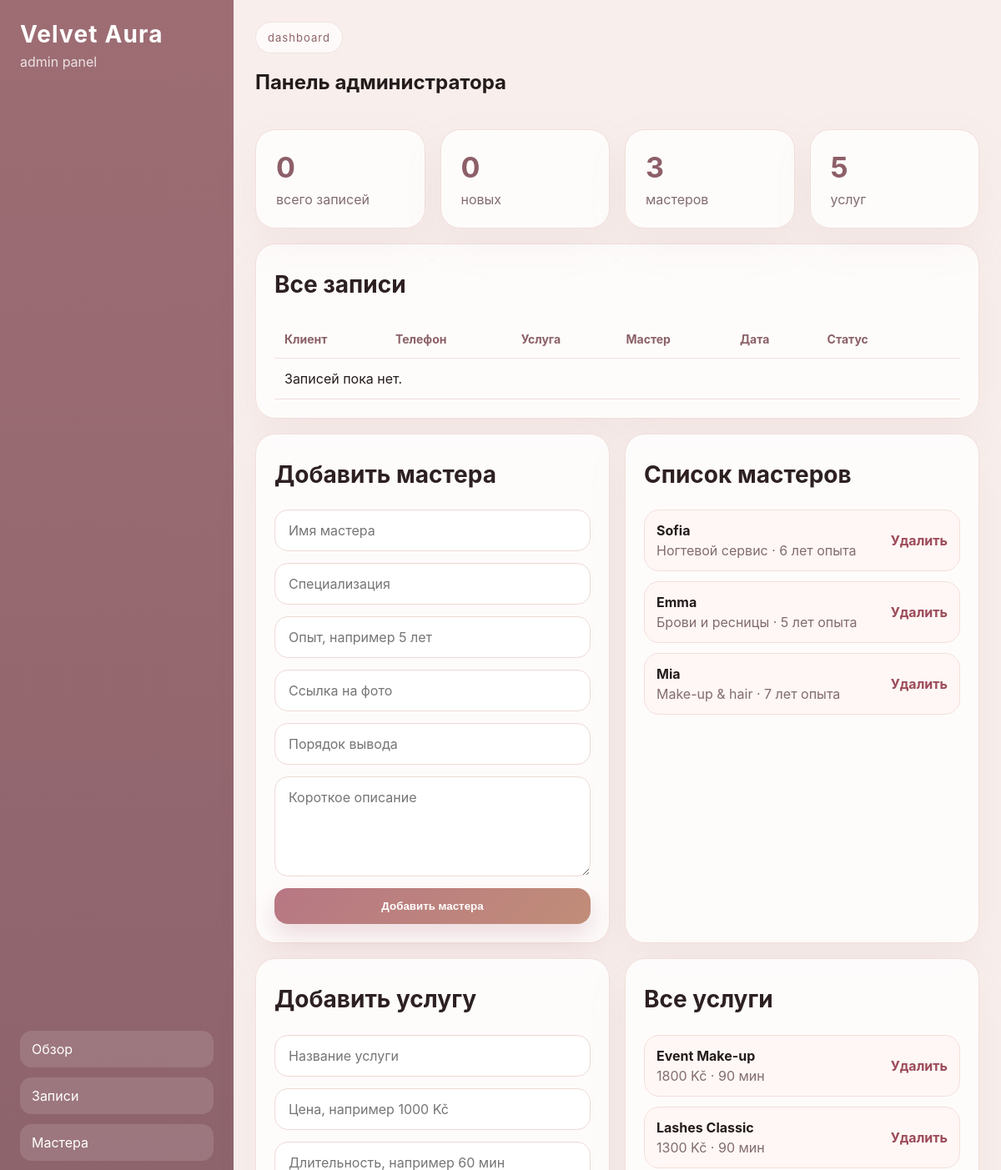
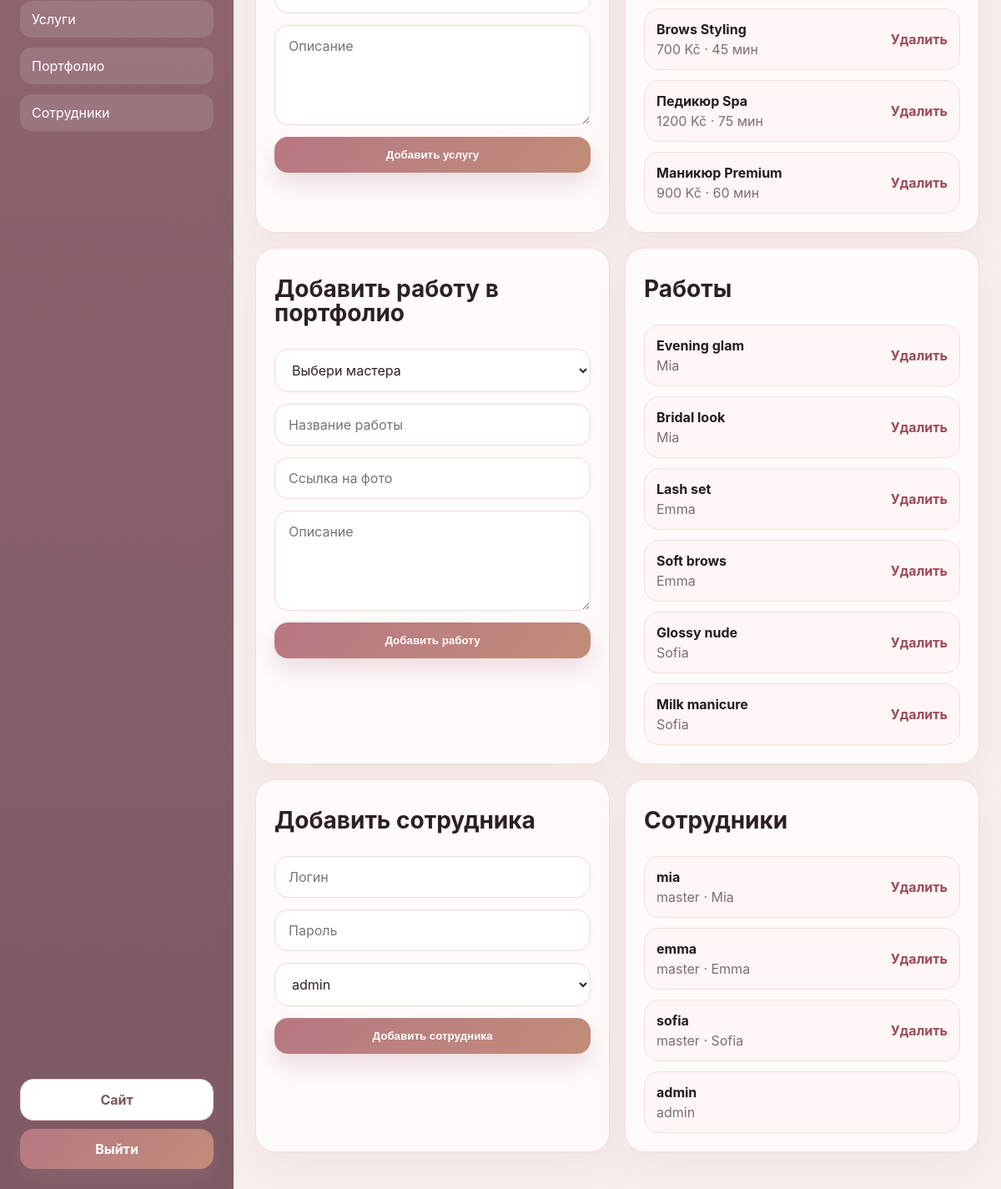
The app's page /dashboard (signed in) with its own data (2 pictures, top to bottom).
### tables this page shows
CREATE TABLE masters (
        id INTEGER PRIMARY KEY AUTOINCREMENT,
        name TEXT NOT NULL,
        specialty TEXT NOT NULL,
        bio TEXT,
        photo_url TEXT,
        experience TEXT,
        sort_order INTEGER DEFAULT 0
    );

CREATE TABLE services (
        id INTEGER PRIMARY KEY AUTOINCREMENT,
        name TEXT NOT NULL,
        price TEXT NOT NULL,
        duration TEXT NOT NULL,
        description TEXT
    );

CREATE TABLE portfolio (
        id INTEGER PRIMARY KEY AUTOINCREMENT,
        master_id INTEGER,
        title TEXT NOT NULL,
        image_url TEXT NOT NULL,
        description TEXT,
        FOREIGN KEY(master_id) REFERENCES masters(id)
    );

CREATE TABLE users (
        id INTEGER PRIMARY KEY AUTOINCREMENT,
        username TEXT UNIQUE,
        password TEXT,
        role TEXT,
        master_id INTEGER
    );

### app.py (the view, shortened to what this page needs)
@app.route("/dashboard")
def dashboard():
    if "role" not in session:
        return redirect("/login")
    conn = connect()
    if session["role"] == "admin":
        bookings = conn.execute("""
            SELECT bookings.*, masters.name AS master_name, services.name AS service_name, services.price
            FROM bookings
            JOIN masters ON masters.id = bookings.master_id
            JOIN services ON services.id = bookings.service_id
            ORDER BY bookings.date, bookings.time
        """).fetchall()
        masters = conn.execute("SELECT * FROM masters ORDER BY sort_order, id").fetchall()
        services = conn.execute("SELECT * FROM services ORDER BY id DESC").fetchall()
        users = conn.execute("""
            SELECT users.*, masters.name AS master_name
            FROM users
            LEFT JOIN masters ON masters.id = users.master_id
            ORDER BY users.id DESC
        """).fetchall()
        portfolio = conn.execute("""
            SELECT portfolio.*, masters.name AS master_name
            FROM portfolio
            LEFT JOIN masters ON masters.id = portfolio.master_id
            ORDER BY portfolio.id DESC
        """).fetchall()
        stats = {
            "bookings": conn.execute("SELECT COUNT(*) FROM bookings").fetchone()[0],
            "masters": conn.execute("SELECT COUNT(*) FROM masters").fetchone()[0],
            "services": conn.execute("SELECT COUNT(*) FROM services").fetchone()[0],
            "new_bookings": conn.execute("SELECT COUNT(*) FROM bookings WHERE status = 'new'").fetchone()[0]
        }
        conn.close()
        return render_template("admin.html", bookings=bookings, masters=masters, services=services, users=users, portfolio=portfolio, stats=stats)

### templates/admin.html (shortened to what this page needs)
<!DOCTYPE html>
<html lang="ru">
<head>
    <link rel="stylesheet" href="/static/style.css">
</head>
<body class="dashboard-body">
    <div class="dashboard-shell">
        <aside class="sidebar">
            <div>
                <div class="logo">Velvet Aura</div>
                <p class="sidebar-subtitle">admin panel</p>
            </div>
            <div class="sidebar-links">
                <a href="#stats">Обзор</a>
                <a href="#bookings">Записи</a>
                <a href="#masters">Мастера</a>
                <a href="#services">Услуги</a>
                <a href="#portfolio">Портфолио</a>
                <a href="#users">Сотрудники</a>
            </div>
            <div class="sidebar-actions">
                <a href="/" class="btn btn-outline full">Сайт</a>
                <a href="/logout" class="btn full">Выйти</a>
            </div>
        </aside>
        <main class="dashboard-main">
            <section id="stats" class="admin-topbar">
                <div>
                    <span class="eyebrow">dashboard</span>
                    <h1>Панель администратора</h1>
                </div>
            </section>
            <section class="stats-grid admin-stats">
                <div class="stat-card"><strong>{{ stats.bookings }}</strong><span>всего записей</span></div>
                <div class="stat-card"><strong>{{ stats.new_bookings }}</strong><span>новых</span></div>
                <div class="stat-card"><strong>{{ stats.masters }}</strong><span>мастеров</span></div>
                <div class="stat-card"><strong>{{ stats.services }}</strong><span>услуг</span></div>
            </section>
            <section id="bookings" class="dashboard-card">
                <div class="section-head left">
                    <h2>Все записи</h2>
                </div>
                <div class="table-wrap">
                    <table>
                        <thead>
                            <tr>
                                <th>Клиент</th>
                                <th>Телефон</th>
                                <th>Услуга</th>
                                <th>Мастер</th>
                                <th>Дата</th>
                                <th>Статус</th>
                                <th></th>
                            </tr>
                        </thead>
                        <tbody>
                            {% for booking in bookings %}
                            <tr>
                                <td>{{ booking.client_name }}</td>
                                <td>{{ booking.phone }}</td>
                                <td>{{ booking.service_name }}<br><small>{{ booking.price }}</small></td>
                                <td>{{ booking.master_name }}</td>
                                <td>{{ booking.date }} {{ booking.time }}</td>
                                <td>
                                    <form action="/booking/{{ booking.id }}/status" method="POST">
                                        <select name="status" onchange="this.form.submit()">
                                            <option value="new" {% if booking.status == 'new' %}selected{% endif %}>new</option>
                                            <option value="confirmed" {% if booking.status == 'confirmed' %}selected{% endif %}>confirmed</option>
                                            <option value="done" {% if booking.status == 'done' %}selected{% endif %}>done</option>
                                            <option value="cancelled" {% if booking.status == 'cancelled' %}selected{% endif %}>cancelled</option>
                                        </select>
                                    </form>
                                </td>
                                <td><a class="delete-link" href="/delete/booking/{{ booking.id }}">Удалить</a></td>
                            </tr>
                            {% else %}
                            <tr><td colspan="7">Записей пока нет.</td></tr>
                            {% endfor %}
                        </tbody>
                    </table>
                </div>
            </section>
            <section id="masters" class="dashboard-grid">
                <div class="dashboard-card">
                    <div class="section-head left"><h2>Добавить мастера</h2></div>
                    <form action="/admin/add-master" method="POST" class="admin-form">
                        <input name="name" placeholder="Имя мастера" required>
                        <input name="specialty" placeholder="Специализация" required>
                        <input name="experience" placeholder="Опыт, например 5 лет">
                        <input name="photo_url" placeholder="Ссылка на фото">
                        <input name="sort_order" type="number" placeholder="Порядок вывода">
                        <textarea name="bio" placeholder="Короткое описание"></textarea>
                        <button class="btn full">Добавить мастера</button>
                    </form>
                </div>
                <div class="dashboard-card">
                    <div class="section-head left"><h2>Список мастеров</h2></div>
                    <div class="simple-list">
                        {% for master in masters %}
                        <div class="list-row">
                            <div>
                                <strong>{{ master.name }}</strong>
                                <p>{{ master.specialty }} · {{ master.experience }}</p>
                            </div>
                            <a class="delete-link" href="/delete/master/{{ master.id }}">Удалить</a>
                        </div>
                        {% endfor %}
                    </div>
                </div>
            </section>
            <section id="services" class="dashboard-grid">
                <div class="dashboard-card">
                    <div class="section-head left"><h2>Добавить услугу</h2></div>
                    <form action="/admin/add-service" method="POST" class="admin-form">
                        <input name="name" placeholder="Название услуги" required>
                        <input name="price" placeholder="Цена, например 1000 Kč" required>
                        <input name="duration" placeholder="Длительность, например 60 мин" required>
                        <textarea name="description" placeholder="Описание"></textarea>
                        <button class="btn full">Добавить услугу</button>
                    </form>
                </div>
                <div class="dashboard-card">
                    <div class="section-head left"><h2>Все услуги</h2></div>
                    <div class="simple-list">
                        {% for service in services %}
                        <div class="list-row">
                            <div>
                                <strong>{{ service.name }}</strong>
                                <p>{{ service.price }} · {{ service.duration }}</p>
                            </div>
                            <a class="delete-link" href="/delete/service/{{ service.id }}">Удалить</a>
                        </div>
                        {% endfor %}
                    </div>
                </div>
            </section>
            <section id="portfolio" class="dashboard-grid">
                <div class="dashboard-card">
                    <div class="section-head left"><h2>Добавить работу в портфолио</h2></div>
                    <form action="/admin/add-portfolio" method="POST" class="admin-form">
                        <select name="master_id" required>
                            <option value="">Выбери мастера</option>
                        </select>
                        <input name="title" placeholder="Название работы" required>
                        <input name="image_url" placeholder="Ссылка на фото" required>
                        <textarea name="description" placeholder="Описание"></textarea>
                        <button class="btn full">Добавить работу</button>
                    </form>
                </div>
                <div class="dashboard-card">
                    <div class="section-head left"><h2>Работы</h2></div>
                    <div class="simple-list">
                        {% for item in portfolio %}
                        <div class="list-row">
                            <div>
                                <strong>{{ item.title }}</strong>
                                <p>{{ item.master_name }}</p>
                            </div>
                            <a class="delete-link" href="/delete/portfolio/{{ item.id }}">Удалить</a>
                        </div>
                        {% endfor %}
                    </div>
                </div>
            </section>
            <section id="users" class="dashboard-grid">
                <div class="dashboard-card">
                    <div class="section-head left"><h2>Добавить сотрудника</h2></div>
                    <form action="/admin/add-user" method="POST" class="admin-form">
                        <input name="username" placeholder="Логин" required>
                        <input name="password" placeholder="Пароль" required>
                        <select name="role" id="role_select" onchange="toggleMasterSelect()">
                            <option value="admin">admin</option>
                        </select>
                        <button class="btn full">Добавить сотрудника</button>
                    </form>
                </div>
                <div class="dashboard-card">
                    <div class="section-head left"><h2>Сотрудники</h2></div>
                    <div class="simple-list">
                        {% for user in users %}
                        <div class="list-row">
                            <div>
                                <strong>{{ user.username }}</strong>
                                <p>{{ user.role }}{% if user.master_name %} · {{ user.master_name }}{% endif %}</p>
                            </div>
                            {% if user.username != 'admin' %}
                            <a class="delete-link" href="/delete/user/{{ user.id }}">Удалить</a>
                            {% endif %}
                        </div>
                        {% endfor %}
                    </div>
                </div>
            </section>
        </main>
    </div>
</body>
</html>

### records on screen
masters: name "Sofia", specialty "Ногтевой сервис", experience "6 лет опыта"
masters: name "Emma", specialty "Брови и ресницы", experience "5 лет опыта"
masters: name "Mia", specialty "Make-up & hair", experience "7 лет опыта"
services: name "Event Make-up", price "1800 Kč", duration "90 мин"
services: name "Lashes Classic", price "1300 Kč", duration "90 мин"
services: name "Brows Styling", price "700 Kč", duration "45 мин"
services: name "Педикюр Spa", price "1200 Kč", duration "75 мин"
services: name "Маникюр Premium", price "900 Kč", duration "60 мин"
portfolio: title "Evening glam", master_name "Mia"
portfolio: title "Bridal look", master_name "Mia"
portfolio: title "Lash set", master_name "Emma"
portfolio: title "Soft brows", master_name "Emma"
portfolio: title "Glossy nude", master_name "Sofia"
portfolio: title "Milk manicure", master_name "Sofia"
users: username "mia", role "master", master_name "Mia"
users: username "emma", role "master", master_name "Emma"
users: username "sofia", role "master", master_name "Sofia"
users: username "admin", role "admin"

### other values on screen
{{ stats.bookings }} "0"
{{ stats.new_bookings }} "0"
{{ stats.masters }} "3"
{{ stats.services }} "5"
